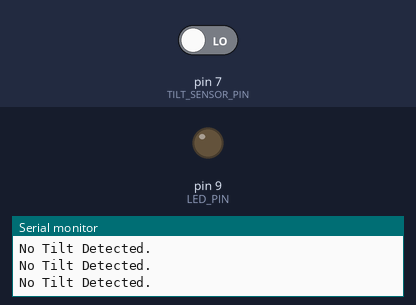
A sketch run on a simulated Arduino Uno, built with avr-gcc and run on an emulated ATmega328P. Shown: output pins drawn as LEDs (lit = HIGH), the last lines printed to the serial monitor. Inputs (shaded band) come from the test bench; at power-on: pin 7 (TILT_SENSOR_PIN) LOW.

Above: at 1.8 s.
1.9 s: pin 7 (TILT_SENSOR_PIN) driven HIGH
At 2.9 s:
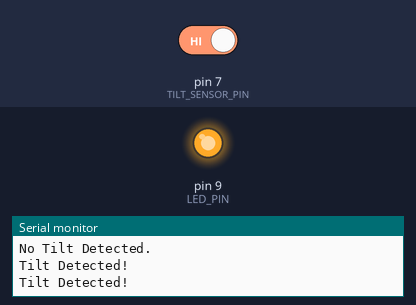
3.5 s: pin 7 (TILT_SENSOR_PIN) driven LOW
At 4.1 s:
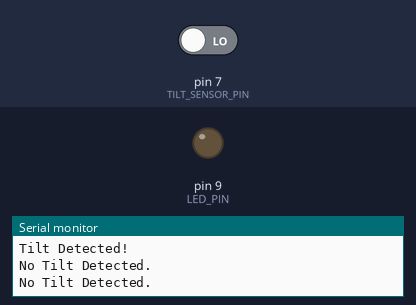
Timing chart, 0 to 6.5 s (numbered marks = the images above; inputs shaded):
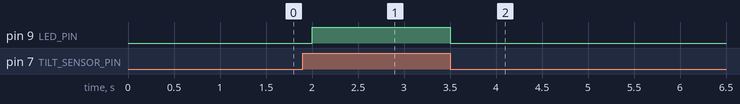

The sketch:

Tilt_Detection_with_LED_Indicator.ino
```cpp
#define TILT_SENSOR_PIN 7
#define LED_PIN 9

void setup() {
    pinMode(TILT_SENSOR_PIN, INPUT);
    pinMode(LED_PIN, OUTPUT);
    Serial.begin(9600);
}

void loop() {
    int sensorState = digitalRead(TILT_SENSOR_PIN);

    if (sensorState == HIGH) {
        Serial.println("Tilt Detected!");
        digitalWrite(LED_PIN, HIGH);
    } else {
        Serial.println("No Tilt Detected.");
        digitalWrite(LED_PIN, LOW);
    }

    delay(500);
}
```

Measured:
- after the input at 1.9 s, pin 9 (LED_PIN): LOW → HIGH after 0.10 s
- after the input at 3.5 s, pin 9 (LED_PIN): HIGH → LOW at once
